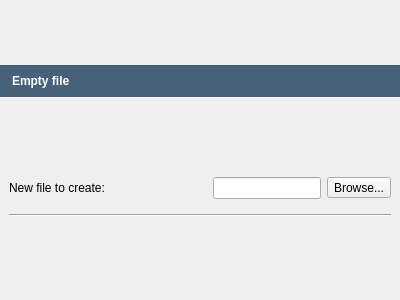
<?xml version="1.0" encoding="UTF-8"?>
<ui version="4.0">
 <class>EmptyPage</class>
 <widget class="QWizardPage" name="EmptyPage">
  <property name="geometry">
   <rect>
    <x>0</x>
    <y>0</y>
    <width>400</width>
    <height>300</height>
   </rect>
  </property>
  <property name="windowTitle">
   <string notr="true">WizardPage</string>
  </property>
  <layout class="QVBoxLayout" name="verticalLayout">
   <property name="leftMargin">
    <number>0</number>
   </property>
   <property name="topMargin">
    <number>0</number>
   </property>
   <property name="rightMargin">
    <number>0</number>
   </property>
   <property name="bottomMargin">
    <number>0</number>
   </property>
   <item>
    <widget class="QFrame" name="MessageFrame">
     <property name="sizePolicy">
      <sizepolicy hsizetype="Preferred" vsizetype="Maximum">
       <horstretch>0</horstretch>
       <verstretch>0</verstretch>
      </sizepolicy>
     </property>
     <property name="styleSheet">
      <string notr="true">background-color: rgb(71,97,123);</string>
     </property>
     <property name="frameShape">
      <enum>QFrame::Panel</enum>
     </property>
     <property name="frameShadow">
      <enum>QFrame::Sunken</enum>
     </property>
     <property name="lineWidth">
      <number>0</number>
     </property>
     <layout class="QHBoxLayout" name="horizontalLayout_4" stretch="0">
      <property name="spacing">
       <number>5</number>
      </property>
      <property name="leftMargin">
       <number>12</number>
      </property>
      <item>
       <layout class="QHBoxLayout" name="horizontalLayout_5">
        <item>
         <widget class="QLabel" name="MessageLabel">
          <property name="styleSheet">
           <string notr="true">color: rgb(255, 255, 255);
font : bold;
</string>
          </property>
          <property name="text">
           <string notr="true">Empty file</string>
          </property>
         </widget>
        </item>
       </layout>
      </item>
     </layout>
    </widget>
   </item>
   <item>
    <layout class="QVBoxLayout" name="verticalLayout_2">
     <property name="leftMargin">
      <number>9</number>
     </property>
     <property name="topMargin">
      <number>9</number>
     </property>
     <property name="rightMargin">
      <number>9</number>
     </property>
     <property name="bottomMargin">
      <number>9</number>
     </property>
     <item>
      <layout class="QHBoxLayout" name="horizontalLayout">
       <item>
        <widget class="QLabel" name="label_3">
         <property name="text">
          <string>New file to create:</string>
         </property>
        </widget>
       </item>
       <item>
        <widget class="QLabel" name="EmptyFileLabel"/>
       </item>
       <item>
        <spacer name="horizontalSpacer">
         <property name="orientation">
          <enum>Qt::Horizontal</enum>
         </property>
         <property name="sizeHint" stdset="0">
          <size>
           <width>40</width>
           <height>20</height>
          </size>
         </property>
        </spacer>
       </item>
       <item>
        <widget class="QLineEdit" name="EmptyFileLineEdit">
         <property name="readOnly">
          <bool>true</bool>
         </property>
        </widget>
       </item>
       <item>
        <widget class="QToolButton" name="toolButton">
         <property name="text">
          <string>Browse...</string>
         </property>
        </widget>
       </item>
      </layout>
     </item>
     <item>
      <widget class="Line" name="line">
       <property name="minimumSize">
        <size>
         <width>0</width>
         <height>20</height>
        </size>
       </property>
       <property name="orientation">
        <enum>Qt::Horizontal</enum>
       </property>
      </widget>
     </item>
    </layout>
   </item>
  </layout>
 </widget>
 <resources/>
 <connections/>
</ui>
